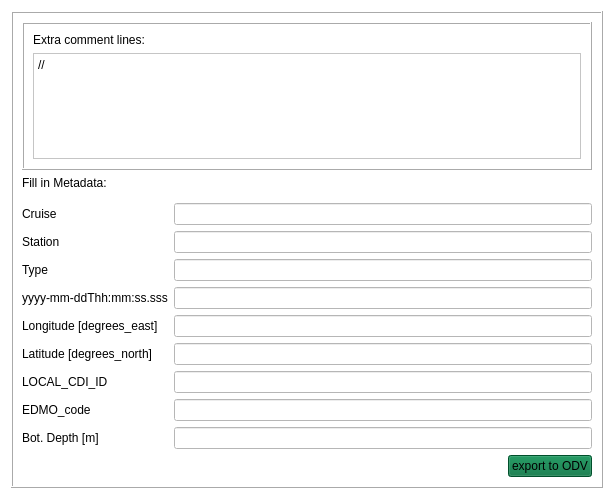
<?xml version="1.0" encoding="UTF-8"?>
<ui version="4.0">
 <class>exportWindow</class>
 <widget class="QWidget" name="exportWindow">
  <property name="geometry">
   <rect>
    <x>0</x>
    <y>0</y>
    <width>614</width>
    <height>499</height>
   </rect>
  </property>
  <property name="windowTitle">
   <string>Form</string>
  </property>
  <property name="styleSheet">
   <string notr="true">background-color: white;</string>
  </property>
  <layout class="QHBoxLayout" name="horizontalLayout_4">
   <item>
    <widget class="QFrame" name="formFrame">
     <property name="frameShape">
      <enum>QFrame::Box</enum>
     </property>
     <property name="frameShadow">
      <enum>QFrame::Raised</enum>
     </property>
     <layout class="QFormLayout" name="formLayout">
      <item row="0" column="0" colspan="2">
       <widget class="QFrame" name="verticalFrame">
        <property name="frameShape">
         <enum>QFrame::Box</enum>
        </property>
        <property name="frameShadow">
         <enum>QFrame::Raised</enum>
        </property>
        <layout class="QVBoxLayout" name="verticalLayout_2">
         <item>
          <widget class="QLabel" name="label_13">
           <property name="styleSheet">
            <string notr="true">font: 500 11pt &quot;Ubuntu&quot;;</string>
           </property>
           <property name="text">
            <string>Extra comment lines:          </string>
           </property>
          </widget>
         </item>
         <item>
          <layout class="QHBoxLayout" name="horizontalLayout_3">
           <item>
            <widget class="QPlainTextEdit" name="plainTextEdit">
             <property name="plainText">
              <string>//</string>
             </property>
            </widget>
           </item>
          </layout>
         </item>
        </layout>
       </widget>
      </item>
      <item row="1" column="0" colspan="2">
       <widget class="QLabel" name="label">
        <property name="sizePolicy">
         <sizepolicy hsizetype="Preferred" vsizetype="Fixed">
          <horstretch>0</horstretch>
          <verstretch>0</verstretch>
         </sizepolicy>
        </property>
        <property name="styleSheet">
         <string notr="true">font: 500 11pt &quot;Ubuntu&quot;;</string>
        </property>
        <property name="text">
         <string>Fill in Metadata:</string>
        </property>
       </widget>
      </item>
      <item row="2" column="0">
       <widget class="Line" name="line">
        <property name="sizePolicy">
         <sizepolicy hsizetype="Minimum" vsizetype="Fixed">
          <horstretch>1</horstretch>
          <verstretch>1</verstretch>
         </sizepolicy>
        </property>
        <property name="minimumSize">
         <size>
          <width>0</width>
          <height>1</height>
         </size>
        </property>
        <property name="baseSize">
         <size>
          <width>0</width>
          <height>1</height>
         </size>
        </property>
        <property name="acceptDrops">
         <bool>false</bool>
        </property>
        <property name="autoFillBackground">
         <bool>false</bool>
        </property>
        <property name="styleSheet">
         <string notr="true">color: rgb(192, 191, 188);
gridline-color: rgb(154, 153, 150);
border-color: rgb(192, 191, 188);</string>
        </property>
        <property name="midLineWidth">
         <number>1</number>
        </property>
        <property name="orientation">
         <enum>Qt::Horizontal</enum>
        </property>
       </widget>
      </item>
      <item row="3" column="0">
       <widget class="QLabel" name="label_2">
        <property name="text">
         <string>Cruise</string>
        </property>
       </widget>
      </item>
      <item row="3" column="1">
       <widget class="QLineEdit" name="CruisEdit">
        <property name="sizePolicy">
         <sizepolicy hsizetype="Expanding" vsizetype="Expanding">
          <horstretch>0</horstretch>
          <verstretch>0</verstretch>
         </sizepolicy>
        </property>
       </widget>
      </item>
      <item row="4" column="0">
       <widget class="QLabel" name="label_3">
        <property name="text">
         <string>Station</string>
        </property>
       </widget>
      </item>
      <item row="4" column="1">
       <widget class="QLineEdit" name="StationEdit">
        <property name="sizePolicy">
         <sizepolicy hsizetype="Expanding" vsizetype="Expanding">
          <horstretch>0</horstretch>
          <verstretch>0</verstretch>
         </sizepolicy>
        </property>
       </widget>
      </item>
      <item row="5" column="0">
       <widget class="QLabel" name="label_4">
        <property name="text">
         <string>Type</string>
        </property>
       </widget>
      </item>
      <item row="5" column="1">
       <widget class="QLineEdit" name="TypeEdit">
        <property name="sizePolicy">
         <sizepolicy hsizetype="Expanding" vsizetype="Expanding">
          <horstretch>0</horstretch>
          <verstretch>0</verstretch>
         </sizepolicy>
        </property>
       </widget>
      </item>
      <item row="6" column="0">
       <widget class="QLabel" name="label_5">
        <property name="text">
         <string>yyyy-mm-ddThh:mm:ss.sss</string>
        </property>
       </widget>
      </item>
      <item row="6" column="1">
       <widget class="QLineEdit" name="DateEdit">
        <property name="sizePolicy">
         <sizepolicy hsizetype="Expanding" vsizetype="Expanding">
          <horstretch>0</horstretch>
          <verstretch>0</verstretch>
         </sizepolicy>
        </property>
        <property name="text">
         <string/>
        </property>
       </widget>
      </item>
      <item row="7" column="0">
       <widget class="QLabel" name="label_6">
        <property name="text">
         <string>Longitude [degrees_east]</string>
        </property>
       </widget>
      </item>
      <item row="7" column="1">
       <widget class="QLineEdit" name="LongitudeEdit">
        <property name="sizePolicy">
         <sizepolicy hsizetype="Expanding" vsizetype="Expanding">
          <horstretch>0</horstretch>
          <verstretch>0</verstretch>
         </sizepolicy>
        </property>
       </widget>
      </item>
      <item row="8" column="0">
       <widget class="QLabel" name="label_7">
        <property name="text">
         <string>Latitude [degrees_north]</string>
        </property>
       </widget>
      </item>
      <item row="8" column="1">
       <widget class="QLineEdit" name="LatitudeEdit">
        <property name="sizePolicy">
         <sizepolicy hsizetype="Expanding" vsizetype="Expanding">
          <horstretch>0</horstretch>
          <verstretch>0</verstretch>
         </sizepolicy>
        </property>
       </widget>
      </item>
      <item row="9" column="0">
       <widget class="QLabel" name="label_8">
        <property name="text">
         <string>LOCAL_CDI_ID</string>
        </property>
       </widget>
      </item>
      <item row="9" column="1">
       <widget class="QLineEdit" name="LocalEdit">
        <property name="sizePolicy">
         <sizepolicy hsizetype="Expanding" vsizetype="Expanding">
          <horstretch>0</horstretch>
          <verstretch>0</verstretch>
         </sizepolicy>
        </property>
       </widget>
      </item>
      <item row="10" column="0">
       <widget class="QLabel" name="label_9">
        <property name="text">
         <string>EDMO_code</string>
        </property>
       </widget>
      </item>
      <item row="10" column="1">
       <widget class="QLineEdit" name="EDMOEdit">
        <property name="sizePolicy">
         <sizepolicy hsizetype="Expanding" vsizetype="Expanding">
          <horstretch>0</horstretch>
          <verstretch>0</verstretch>
         </sizepolicy>
        </property>
       </widget>
      </item>
      <item row="11" column="0">
       <widget class="QLabel" name="label_10">
        <property name="text">
         <string>Bot. Depth [m]</string>
        </property>
       </widget>
      </item>
      <item row="11" column="1">
       <widget class="QLineEdit" name="BotDepthEdit">
        <property name="sizePolicy">
         <sizepolicy hsizetype="Expanding" vsizetype="Expanding">
          <horstretch>0</horstretch>
          <verstretch>0</verstretch>
         </sizepolicy>
        </property>
       </widget>
      </item>
      <item row="12" column="0" colspan="2">
       <layout class="QHBoxLayout" name="horizontalLayout_2">
        <item>
         <widget class="QLabel" name="labelDirectory">
          <property name="text">
           <string/>
          </property>
         </widget>
        </item>
        <item>
         <widget class="QPushButton" name="pushButton">
          <property name="sizePolicy">
           <sizepolicy hsizetype="Maximum" vsizetype="Fixed">
            <horstretch>0</horstretch>
            <verstretch>0</verstretch>
           </sizepolicy>
          </property>
          <property name="styleSheet">
           <string notr="true">background-color: rgb(0,111,60);
color: black; 
</string>
          </property>
          <property name="text">
           <string>export to ODV</string>
          </property>
         </widget>
        </item>
       </layout>
      </item>
     </layout>
    </widget>
   </item>
  </layout>
 </widget>
 <resources/>
 <connections/>
</ui>
